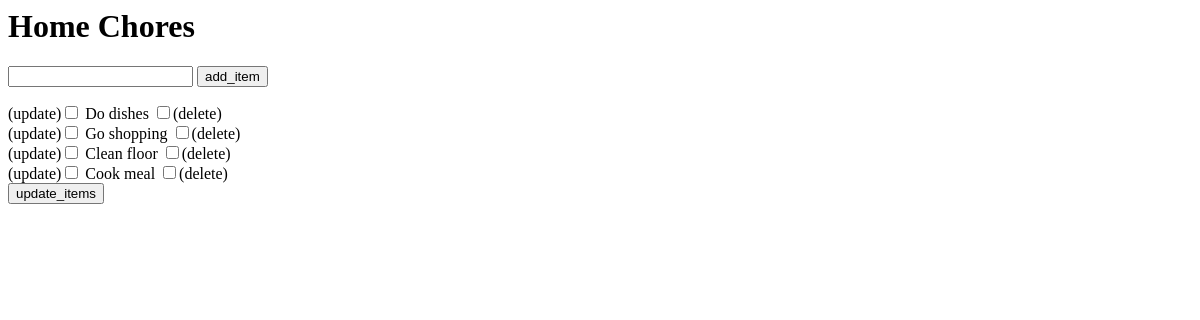
/tasks/1/, run on an earlier commit of the app's database.
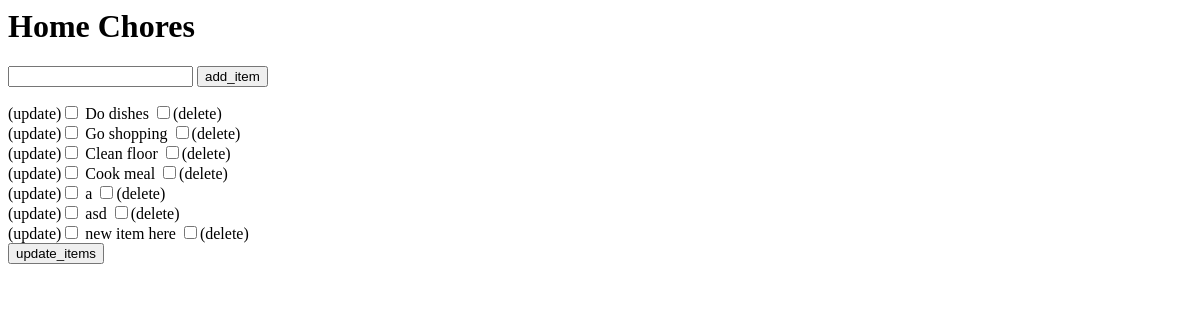
And on a later commit of the database.
### tasks/models.py (models this page shows)
class TodoList(models.Model):
    list_name = models.CharField(max_length=250)
    def __str__(self):
        return self.list_name

class TodoItem(models.Model):
    item_name = models.CharField(max_length=250)
    related_list = models.ForeignKey(TodoList, on_delete=models.CASCADE)
    mark_done = models.BooleanField(default=False) # New
    def __str__(self):
        return self.item_name

### tasks/views.py (the view)
# urls.py: path("<int:todolist_id>/", views.todolist, name="todolist"),    # /tasks/23/
def todolist(request, todolist_id):
    list_name = TodoList.objects.get(pk=todolist_id)
    todo_items = TodoItem.objects.filter(related_list__id=todolist_id)
    context = {
        "list_name": list_name,
        "list_id": todolist_id,
        "todo_items": todo_items,
    }
    return render(request, "tasks/items.html", context)

### tasks/templates/tasks/items.html (shortened to what this page needs)
{% load static %}
<link rel="stylesheet" href="{% static 'tasks/style.css' %}">
<h1>{{ list_name }}</h1>
<form action="{% url 'todolist_newitem' list_id %}" method="post">
    <input type="text" name="new_item" required>
    <input type="submit" value="add_item">
</form>
{% if todo_items %}
<form action="{% url 'todolist_mark_items' list_id %}" method="post">
    {% for item in todo_items %}
        (update)<input type="checkbox" id="{{item}}" name="{{item.id}}" value="mark_done">
        <label for="{{item}}">
            {% if item.mark_done %}
            <del>{{item.item_name}}</del>
            {% else %}
            {{item.item_name}}
            {% endif %}
        </label>
        <input type="checkbox" id="{{item}}" name="{{item.id}}" value="delete">(delete)<br>
    {% endfor %}
    <input type="submit" value="update_items">
</form>
{% else %}
    <p>No items available for this list.</p>
{% endif %}

What changed in the data, as far as the page shows it:
added TodoItem: item_name "a"
added TodoItem: item_name "asd"
added TodoItem: item_name "new item here"
